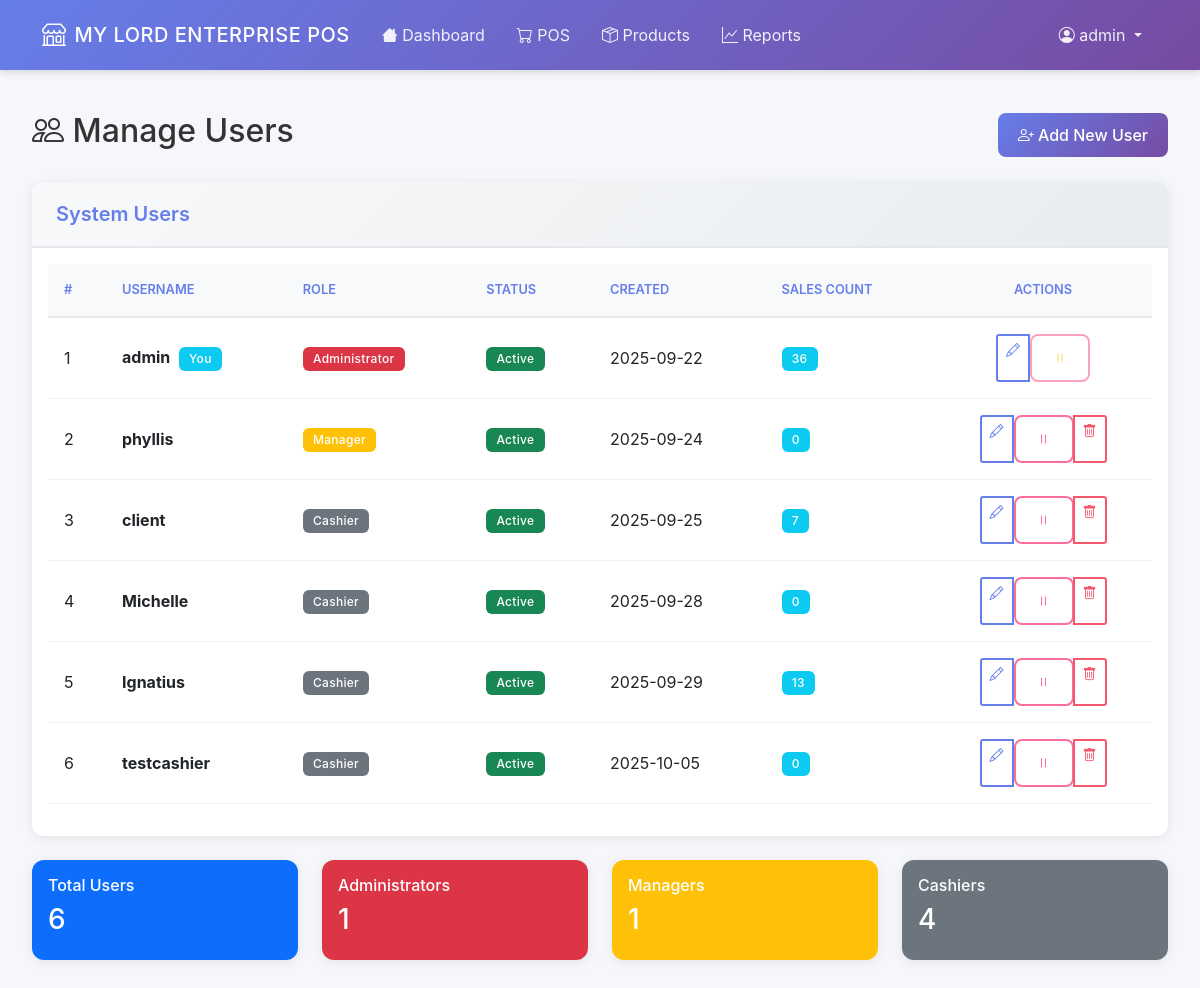
The page /auth/users (signed in) on the database as committed earlier.
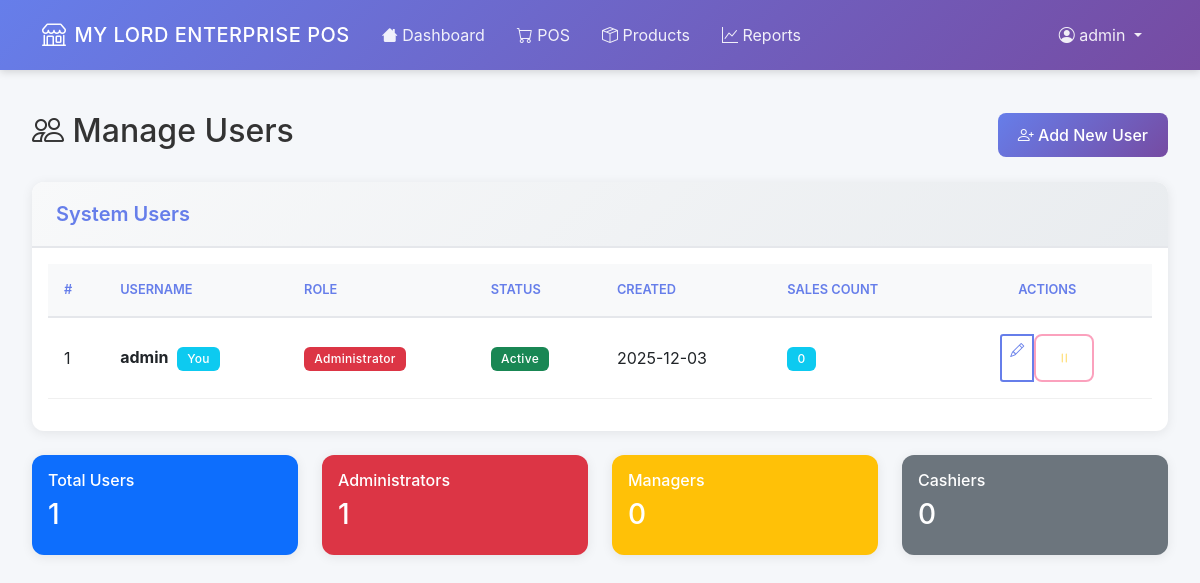
The same page on the database as committed later.
### app/models.py (models this page shows, shortened)
class User(UserMixin, db.Model):
    id = db.Column(db.Integer, primary_key=True)
    username = db.Column(db.String(80), unique=True, nullable=False)
    password_hash = db.Column(db.String(120), nullable=False)
    role = db.Column(db.String(20), nullable=False, default='cashier')  # admin, manager, cashier
    created_at = db.Column(db.DateTime, default=datetime.utcnow)
    is_active = db.Column(db.Boolean, default=True, nullable=False)
    is_temporary_password = db.Column(db.Boolean, default=False, nullable=False)
    password_reset_token = db.Column(db.String(100), nullable=True)
    password_reset_expires = db.Column(db.DateTime, nullable=True)
    must_change_password = db.Column(db.Boolean, default=False, nullable=False)
    last_password_change = db.Column(db.DateTime, nullable=True)
    sales = db.relationship('Sale', backref='clerk', lazy=True)
    expenses = db.relationship('Expense', backref='user', lazy=True)
    def needs_password_change(self):
        return self.must_change_password or self.is_temporary_password
    def is_admin(self):
        return self.role == 'admin'
    def is_manager(self):
        return self.role in ['admin', 'manager']

### app/auth.py (the view)
@bp.route('/users')
@login_required
@admin_required
def manage_users():
    page = request.args.get('page', 1, type=int)
    per_page = 10
    users = User.query.paginate(
        page=page,
        per_page=per_page,
        error_out=False
    )
    return render_template('auth/manage_users.html', users=users)

### app/templates/auth/manage_users.html (shortened to what this page needs)
{% extends "base.html" %}
{% block content %}
<div class="d-flex justify-content-between align-items-center mb-4">
    <h2><i class="bi bi-people"></i> Manage Users</h2>
    <a href="{{ url_for('auth.register') }}" class="btn btn-primary">
        <i class="bi bi-person-plus"></i> Add New User
    </a>
</div>
<div class="card">
    <div class="card-header">
        <h5 class="mb-0">System Users</h5>
    </div>
    <div class="card-body">
        {% if users.items %}
            <div class="table-responsive">
                <table class="table table-hover">
                    <thead class="table-light">
                        <tr>
                            <th>#</th>
                            <th>Username</th>
                            <th>Role</th>
                            <th>Status</th>
                            <th>Created</th>
                            <th>Sales Count</th>
                            <th class="text-center" style="min-width: 150px;">Actions</th>
                        </tr>
                    </thead>
                    <tbody>
                        {% for user in users.items %}
                        <tr>
                            <td>{{ loop.index + (users.page - 1) * users.per_page }}</td>
                            <td>
                                <strong>{{ user.username }}</strong>
                                {% if user.id == current_user.id %}
                                    <span class="badge bg-info ms-1">You</span>
                                {% endif %}
                            </td>
                            <td>
                                {% if user.role == 'admin' %}
                                    <span class="badge bg-danger">Administrator</span>
                                {% elif user.role == 'manager' %}
                                    <span class="badge bg-warning">Manager</span>
                                {% else %}
                                    <span class="badge bg-secondary">Cashier</span>
                                {% endif %}
                            </td>
                            <td>
                                {% if user.is_active is defined %}
                                    {% if user.is_active %}
                                        <span class="badge bg-success">Active</span>
                                    {% else %}
                                        <span class="badge bg-secondary">Inactive</span>
                                    {% endif %}
                                {% else %}
                                    <span class="badge bg-success">Active</span>
                                {% endif %}
                            </td>
                            <td>
                                {% if user.created_at %}
                                    {{ user.created_at.strftime('%Y-%m-%d') }}
                                {% else %}
                                    -
                                {% endif %}
                            </td>
                            <td>
                                <span class="badge bg-info">{{ user.sales|length if user.sales else 0 }}</span>
                            </td>
                            <td class="text-center">
                                <div class="btn-group btn-group-sm">
                                    <a href="{{ url_for('auth.edit_user', user_id=user.id) }}"
                                       class="btn btn-outline-primary"
                                       title="Edit User">
                                        <i class="bi bi-pencil"></i>
                                    </a>
                                    {% if user.is_active is defined %}
                                    <form method="POST"
                                          action="{{ url_for('auth.toggle_user_status', user_id=user.id) }}"
                                          class="d-inline">
                                        <button type="submit"
                                                class="btn btn-outline-warning"
                                                title="{{ 'Deactivate' if user.is_active else 'Activate' }} User"
                                                {% if user.id == current_user.id %}disabled{% endif %}>
                                            <i class="bi bi-{{ 'pause' if user.is_active else 'play' }}"></i>
                                        </button>
                                    </form>
                                    {% endif %}
                                    {% if user.id != current_user.id %}
                                    <a href="{{ url_for('auth.confirm_delete_user', user_id=user.id) }}"
                                       class="btn btn-outline-danger"
                                       title="Delete User">
                                        <i class="bi bi-trash"></i>
                                    </a>
                                    {% endif %}
                                </div>
                            </td>
                        </tr>
                        {% endfor %}
                    </tbody>
                </table>
            </div>
        {% endif %}
    </div>
</div>
<div class="row mt-4">
    <div class="col-md-3">
        <div class="card bg-primary text-white">
            <div class="card-body">
                <h6>Total Users</h6>
                <h3>{{ users.total }}</h3>
            </div>
        </div>
    </div>
    <div class="col-md-3">
        <div class="card bg-danger text-white">
            <div class="card-body">
                <h6>Administrators</h6>
                <h3>{{ users.items | selectattr('role', 'equalto', 'admin') | list | length }}</h3>
            </div>
        </div>
    </div>
    <div class="col-md-3">
        <div class="card bg-warning text-white">
            <div class="card-body">
                <h6>Managers</h6>
                <h3>{{ users.items | selectattr('role', 'equalto', 'manager') | list | length }}</h3>
            </div>
        </div>
    </div>
    <div class="col-md-3">
        <div class="card bg-secondary text-white">
            <div class="card-body">
                <h6>Cashiers</h6>
                <h3>{{ users.items | selectattr('role', 'equalto', 'cashier') | list | length }}</h3>
            </div>
        </div>
    </div>
</div>
{% endblock %}

### app/templates/base.html (shortened to what this page needs)
<!DOCTYPE html>
<html lang="en">
<head>
    <link href="{{ url_for('static', filename='css/bootstrap.min.css') }}" rel="stylesheet">
    <link rel="stylesheet" href="{{ url_for('static', filename='css/bootstrap-icons.css') }}">
    <link rel="stylesheet" href="{{ url_for('static', filename='css/animations.css') }}">
</head>
<body>
    <nav class="navbar navbar-expand-lg navbar-dark">
        <div class="container">
            <a class="navbar-brand" href="{{ url_for('main.index') }}">
                <i class="bi bi-shop"></i> MY LORD ENTERPRISE POS
            </a>
            {% if current_user.is_authenticated %}
            <div class="collapse navbar-collapse" id="navbarNav">
                <ul class="navbar-nav me-auto">
                    <li class="nav-item">
                        <a class="nav-link" href="{{ url_for('main.index') }}">
                            <i class="bi bi-house"></i> Dashboard
                        </a>
                    </li>
                    <li class="nav-item">
                        <a class="nav-link" href="{{ url_for('pos.pos_page') }}">
                            <i class="bi bi-cart"></i> POS
                        </a>
                    </li>
                    {% if current_user.is_manager() %}
                    <li class="nav-item">
                        <a class="nav-link" href="{{ url_for('products.list_products') }}">
                            <i class="bi bi-box-seam"></i> Products
                        </a>
                    </li>
                    <li class="nav-item">
                        <a class="nav-link" href="{{ url_for('reports.sales_reports') }}">
                            <i class="bi bi-graph-up"></i> Reports
                        </a>
                    </li>
                    {% endif %}
                </ul>
                <ul class="navbar-nav">
                    <li class="nav-item dropdown">
                        <a class="nav-link dropdown-toggle" href="#" role="button" data-bs-toggle="dropdown" aria-expanded="false">
                            <i class="bi bi-person-circle"></i> {{ current_user.username }}
                        </a>
                    </li>
                </ul>
            </div>
            {% endif %}
        </div>
    </nav>
    <div class="container-fluid">
        {% block content %}{% endblock %}
    </div>
</body>
</html>

### app/static/css/animations.css (style rules this page uses)
.card { animation: fadeInUp 0.6s ease-out backwards; }
.card h3, .card h4 { animation: countUp 0.8s ease-out backwards; animation-delay: 0.5s; }
.badge.bg-danger { animation: pulse 2.5s ease-in-out infinite; }
.table tbody tr { animation: fadeIn 0.5s ease-out backwards; }
.table tbody tr:nth-child(1) { animation-delay: 0.1s; }
.btn-group .btn { animation: fadeIn 0.5s ease-out backwards; }
.btn-group .btn:nth-child(1) { animation-delay: 0.1s; }
.navbar-brand { animation: slideInLeft 0.6s ease-out; }
.navbar-nav .nav-item { animation: slideDown 0.5s ease-out backwards; }
.navbar-nav .nav-item:nth-child(1) { animation-delay: 0.1s; }
.navbar-nav .nav-item:nth-child(2) { animation-delay: 0.15s; }
.navbar-nav .nav-item:nth-child(3) { animation-delay: 0.2s; }
.navbar-nav .nav-item:nth-child(4) { animation-delay: 0.25s; }
.card { transition: transform 0.3s ease, box-shadow 0.3s ease; }
.btn { transition: all 0.3s ease; }
.card.text-white { transition: all 0.3s ease; }
.table tbody tr { transition: background-color 0.2s ease, transform 0.2s ease; }
a { transition: color 0.2s ease; }
.badge { transition: transform 0.2s ease; }
h1, h2, h3.text-primary { animation: slideInLeft 0.6s ease-out; }

Rows that differ between the two databases and show on the page:
removed User: username "phyllis", role "Manager", is_active "Active", created_at "2025-09-24", sales|length "0"
removed User: username "client", role "Cashier", is_active "Active", created_at "2025-09-25", sales|length "7"
removed User: username "Michelle", role "Cashier", is_active "Active", created_at "2025-09-28", sales|length "0"
removed User: username "Ignatius", role "Cashier", is_active "Active", created_at "2025-09-29", sales|length "13"
removed User: username "testcashier", role "Cashier", is_active "Active", created_at "2025-10-05", sales|length "0"
changed User "admin": created_at "2025-09-22" → "2025-12-03"; sales|length "36" → "0"
Other text that changed with them:
{{ users.total }}: "6" → "1"
{{ users.items | selectattr('role', 'equalto', 'manager') | list | length }}: "1" → "0"
{{ users.items | selectattr('role', 'equalto', 'cashier') | list | length }}: "4" → "0"
